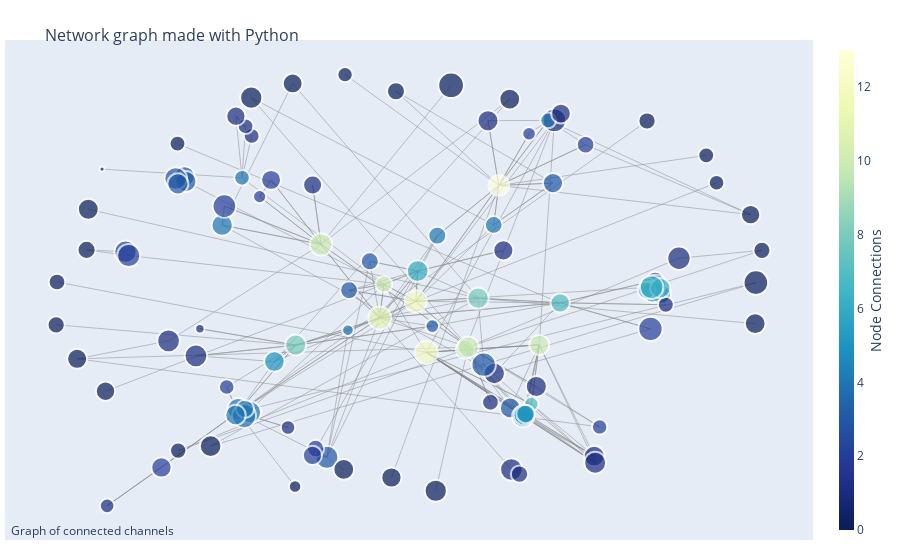

The notebook cell this image was saved under:
### Code cell
network_graphs.plotly_network_graph(G)

### Figure 1 — Plotly figure (JSON) as saved in the notebook; plotly's stock layout.template omitted (floating-point values rounded to 4 significant figures; data arrays with more than 128 entries replaced by an {"elided": "..."} marker saying what was removed)
{"data": [{"hoverinfo": "none", "line": {"color": "#888", "width": 0.5}, "mode": "lines", "type": "scatter", "x": {"elided": "987 float values"}, "y": {"elided": "987 float values"}}, {"hoverinfo": "text", "marker": {"color": [0, 1, 0, 2, 10, 2, 0, 2, 6, 2, 1, 4, 7, 3, 0, 1, 1, 0, 3, 0, 1, 0, 1, 4, 0, 0, 3, 13, 2, 3, 6, 1, 9, 1, 3, 0, 0, 3, 10, 1, 1, 4, 2, 12, 10, 2, 8, 2, 0, 3, 10, 0, 2, 6, 0, 1, 10, 8, 2, 4, 7, 6, 5, 11, 6, 0, 5, 0, 5, 2, 3, 3, 1, 1, 4, 0, 0, 3, 1, 4, 6, 0, 4, 4, 0, 0, 4, 6, 4, 2, 1, 1, 3, 1, 4, 1, 0, 1, 0, 5, 0, 0, 12, 2, 1, 4, 0, 1, 1, 1, 0], "colorbar": {"thickness": 15, "title": {"side": "right", "text": "Node Connections"}, "xanchor": "left"}, "colorscale": [[0, "rgb(255,255,217)"], [0.125, "rgb(237,248,177)"], [0.25, "rgb(199,233,180)"], [0.375, "rgb(127,205,187)"], [0.5, "rgb(65,182,196)"], [0.625, "rgb(29,145,192)"], [0.75, "rgb(34,94,168)"], [0.875, "rgb(37,52,148)"], [1, "rgb(8,29,88)"]], "line": {"width": 2}, "reversescale": true, "showscale": true, "size": [20.08, 15.72, 15.42, 19.87, 19.99, 24.27, 15.83, 17.53, 21.64, 15.55, 23.28, 19.5, 19.31, 23.1, 20.75, 17.43, 21.36, 18.01, 17.77, 17.1, 16.71, 20.8, 15.91, 21.28, 24.58, 16.31, 17.93, 20.67, 13.6, 13.67, 19.84, 20.13, 18.88, 22.57, 20.57, 15.84, 5.17, 20.68, 22.5, 23.73, 15.71, 11.56, 23.58, 21.96, 21.22, 15.4, 21.36, 17.28, 25.65, 20.21, 20.11, 22.23, 13.15, 15.33, 19.32, 14.64, 16.75, 21.1, 19.19, 22.23, 14.39, 21.75, 22.14, 22.94, 17.43, 15.59, 20.58, 16.72, 20.42, 22.26, 21.04, 22.65, 22.61, 14.54, 15.7, 17.23, 19.87, 21.04, 20.65, 17.61, 20.25, 20.74, 21.9, 23.98, 20.76, 20.24, 15.67, 23.46, 17.96, 20.32, 17.38, 19.65, 24.36, 19.26, 20.42, 18.99, 19.27, 21.88, 12.49, 18.59, 18.12, 22.22, 23.17, 23.14, 21.06, 17.85, 21.65, 20.98, 9.412, 22.73, 17.21]}, "mode": "markers", "text": ["The Bucket List Family has 0 connections and 1110000 subscribers", "Free Range American Podcast has 1 connections and 54100 subscribers", "Daniel James has 0 connections and 43700 subscribers", "TEAMSUPERTRAMP has 2 connections and 959000 subscribers", "Rooster Teeth Animation has 10 connections and 1040000 subscribers", "JennaMarbles has 2 connections and 20300000 subscribers", "mike diva 2 has 0 connections and 58400 subscribers", "Red Giant has 2 connections and 189000 subscribers", "Node has 6 connections and 3260000 subscribers", "Fury Fingers - GOONS INC - Out Now! has 2 connections and 48100 subscribers", "Tanner Fox has 1 connections and 10200000 subscribers", "Channel Super Fun has 4 connections and 739000 subscribers", "Mike Diva has 7 connections and 650000 subscribers", "RocketJump has 3 connections and 8990000 subscribers", "Tessa Violet has 0 connections and 1760000 subscribers", "Adi Shankar's BOOTLEG UNIVERSE has 1 connections and 176000 subscribers", "Joe Penna / MysteryGuitarMan has 1 connections and 2700000 subscribers", "Cinematography Database has 0 connections and 264000 subscribers", "Guillotine Channel has 3 connections and 224000 subscribers", "Spacestation Gaming has 0 connections and 140000 subscribers", "Spacestation Stuff has 1 connections and 107000 subscribers", "communitychannel has 0 connections and 1820000 subscribers", "Megasteakman has 1 connections and 61600 subscribers", "Peter Hollens has 4 connections and 2540000 subscribers", "Smosh has 0 connections and 25100000 subscribers", "Game Kids has 0 connections and 81500 subscribers", "Cerberusarms has 3 connections and 250000 subscribers", "Film Riot has 13 connections and 1670000 subscribers", "VFX Productions has 2 connections and 12400 subscribers", "Atomic Punch has 3 connections and 13000 subscribers", "ShortCircuit has 6 connections and 936000 subscribers", "BrandonJLa has 1 connections and 1150000 subscribers", "GameFails has 9 connections and 483000 subscribers", "RackaRacka has 1 connections and 6230000 subscribers", "H3 Podcast Highlights has 3 connections and 1560000 subscribers", "RampantMedia has 0 connections and 58500 subscribers", "Lemacks Media has 0 connections and 35 subscribers", "Funhaus has 3 connections and 1680000 subscribers", "devinsupertramp has 10 connections and 5920000 subscribers", "The Slow Mo Guys has 1 connections and 13900000 subscribers", "Coffee or Die has 1 connections and 53500 subscribers", "johnyboz has 4 connections and 3020 subscribers", "Lindsey Stirling has 2 connections and 12500000 subscribers", "Corridor Crew has 12 connections and 4090000 subscribers", "Shonduras has 10 connections and 2440000 subscribers", "Dorothy Gee has 2 connections and 43300 subscribers", "Anna Akana has 8 connections and 2700000 subscribers", "RocketJump 2 has 2 connections and 159000 subscribers", "Dude Perfect has 0 connections and 52600000 subscribers", "Indy Mogul has 3 connections and 1210000 subscribers", "SoKrispyMedia has 10 connections and 1130000 subscribers", "Peter McKinnon has 0 connections and 4930000 subscribers", "Visual Escape has 2 connections and 9120 subscribers", "Carpool Critics has 6 connections and 41200 subscribers", "Bill Burr has 0 connections and 656000 subscribers", "Andrew Gerlicher Music has 1 connections and 25500 subscribers", "Corridor Cast has 10 connections and 110000 subscribers", "Nukazooka has 8 connections and 2250000 subscribers", "RocketJump Film School has 2 connections and 599000 subscribers", "Rhett & Link has 4 connections and 4930000 subscribers", "Rooster Teeth Trailers has 7 connections and 21400 subscribers", "Techquickie has 6 connections and 3520000 subscribers", "DEATH BATTLE! has 5 connections and 4610000 subscribers", "Corridor has 11 connections and 8060000 subscribers", "LMG Clips has 6 connections and 176000 subscribers", "The Film Look has 0 connections and 49400 subscribers", "Mr.TVCow has 5 connections and 1570000 subscribers", "Game Attack has 0 connections and 108000 subscribers", "Inside Gaming has 5 connections and 1400000 subscribers", "JRE Clips has 2 connections and 5020000 subscribers", "H3 Podcast has 3 connections and 2150000 subscribers", "h3h3Productions has 3 connections and 6570000 subscribers", "TomSka has 1 connections and 6420000 subscribers", "SamWickert has 1 connections and 23900 subscribers", "Drinkin' Bros Podcast has 4 connections and 53300 subscribers", "Pyrobot has 0 connections and 154000 subscribers", "WATSKY! has 0 connections and 957000 subscribers", "Ethan and Hila has 3 connections and 2160000 subscribers", "Achievement Hunter has 1 connections and 1640000 subscribers", "Aputure has 4 connections and 200000 subscribers", "TechLinked has 6 connections and 1250000 subscribers", "ScottDW has 0 connections and 1750000 subscribers", "Good Mythical MORE has 4 connections and 3920000 subscribers", "Good Mythical Morning has 4 connections and 16500000 subscribers", "Hulu has 0 connections and 1770000 subscribers", "The Modern Rogue has 0 connections and 1240000 subscribers", "Film Riot Extras has 4 connections and 52000 subscribers", "Linus Tech Tips has 6 connections and 11500000 subscribers", "Ear Biscuits has 4 connections and 255000 subscribers", "FinalCutKing has 2 connections and 1310000 subscribers", "Left On Red has 1 connections and 170000 subscribers", "The Slow Mo Guys 2 has 1 connections and 820000 subscribers", "nigahiga has 3 connections and 21500000 subscribers", "Black Rifle Coffee Company has 1 connections and 626000 subscribers", "Mythical Kitchen has 4 connections and 1400000 subscribers", "Jacob + Katie Schwarz has 1 connections and 520000 subscribers", "Video Copilot has 0 connections and 633000 subscribers", "LetsPlay has 1 connections and 3850000 subscribers", "Justin Robinson has 0 connections and 5770 subscribers", "LetsPlay Community has 5 connections and 395000 subscribers", "Joe Rogan has 0 connections and 285000 subscribers", "Shot of The Yeagers has 0 connections and 4880000 subscribers", "Rooster Teeth has 12 connections and 9470000 subscribers", "PowerfulJRE has 2 connections and 9240000 subscribers", "A for Adley - Learning & Fun has 1 connections and 2190000 subscribers", "FXhome has 4 connections and 236000 subscribers", "Wong Fu Productions has 0 connections and 3290000 subscribers", "Variant Comics has 1 connections and 2070000 subscribers", "Lane Carter has 1 connections and 680 subscribers", "What's Inside? has 1 connections and 6960000 subscribers", "ColinandConnor has 0 connections and 152000 subscribers"], "type": "scatter", "x": [-0.8966, -0.4131, -0.1545, -0.3594, 0.3833, 0.6913, -0.6187, 0.5116, 0.0466, -0.4824, 0.7702, 0.7211, 0.4412, -0.2049, 0.9813, 0.7049, 0.2586, -0.01352, -0.1435, 1, 0.2481, -0.8658, 0.7339, -0.495, 0.9832, -0.6168, -0.08607, 0.2712, 0.3551, 0.08714, 0.707, 0.2838, 0.1782, 0.3061, -0.5993, 0.8458, -0.8277, 0.3029, -0.221, 0.4251, -0.4301, -0.1466, -0.4889, 0.04153, 0.1864, 0.5506, 0.2139, -0.2363, 0.1391, 0.4213, -0.4517, -0.4144, -0.3912, 0.6827, -0.8181, -0.8136, -0.04692, -0.2913, -0.2449, -0.4504, 0.3615, 0.6968, 0.3388, -0.05884, 0.6802, 0.8744, -0.3503, -0.9524, 0.341, -0.7626, -0.5956, -0.6236, -0.5676, -0.3126, -0.44, -0.9547, -0.2997, -0.6177, 0.5356, 0.2571, 0.7186, 0.3016, -0.4175, -0.4344, -0.1582, -0.02615, 0.4079, 0.6944, -0.4317, -0.6632, 0.3285, 0.4434, 0.2294, -0.4569, -0.4579, -0.2444, 0.9687, 0.5381, -0.293, 0.3455, -0.8704, 0.09659, 0.07048, -0.7538, 0.3752, 0.1009, -0.527, 0.2414, -0.5567, -0.6434, 0.6819], "y": [-0.3189, 0.713, 0.9972, 0.5097, -0.2546, -0.1802, 0.6775, 0.6726, 0.08757, -0.4492, 0.1468, -0.01853, -0.05949, -0.7751, -0.1562, 0.04395, -0.3868, 0.9204, -0.001072, 0.1835, -0.5208, 0.3738, -0.06868, 0.3001, 0.03385, -0.7442, 0.1328, 0.4839, 0.7234, -0.1675, 0.02588, 0.1833, -0.2758, -0.8317, 0.5257, 0.6233, 0.5596, -0.5463, 0.2109, 0.786, 0.7582, -0.1866, 0.3886, -0.0527, -0.2647, -0.6344, -0.03796, -0.7343, 0.9478, 0.4949, -0.5669, 0.8906, 0.4322, 0.02153, -0.4691, -1, 0.0262, -0.2555, -0.7661, -0.5523, -0.5285, -0.00828, -0.5852, -0.13, -0.001446, 0.4965, -0.3317, 0.0368, -0.5793, 0.177, 0.5021, 0.5162, -0.3052, -0.6369, 0.5195, -0.1613, 0.9565, 0.4913, -0.7693, 0.3013, 0.008484, 0.8834, -0.5664, -0.5835, -0.8315, -0.8687, 0.7853, 0.01273, -0.5511, -0.822, -0.853, 0.8168, -0.3461, 0.8046, -0.5796, 0.4863, 0.3488, -0.8003, -0.9101, -0.5745, 0.1854, -0.9301, -0.2891, 0.1596, -0.4472, 0.2514, -0.7233, 0.784, -0.1796, -0.2358, 0.7825]}], "layout": {"annotations": [{"showarrow": false, "text": "Graph of connected channels", "x": 0.005, "xref": "paper", "y": -0.002, "yref": "paper"}], "autosize": true, "hovermode": "closest", "margin": {"b": 20, "l": 5, "r": 5, "t": 40}, "showlegend": false, "title": {"font": {"size": 16}, "text": "<br>Network graph made with Python"}, "xaxis": {"autorange": true, "range": [-1.138, 1.195], "showgrid": false, "showticklabels": false, "type": "linear", "zeroline": false}, "yaxis": {"autorange": true, "range": [-1.192, 1.195], "showgrid": false, "showticklabels": false, "type": "linear", "zeroline": false}}}
